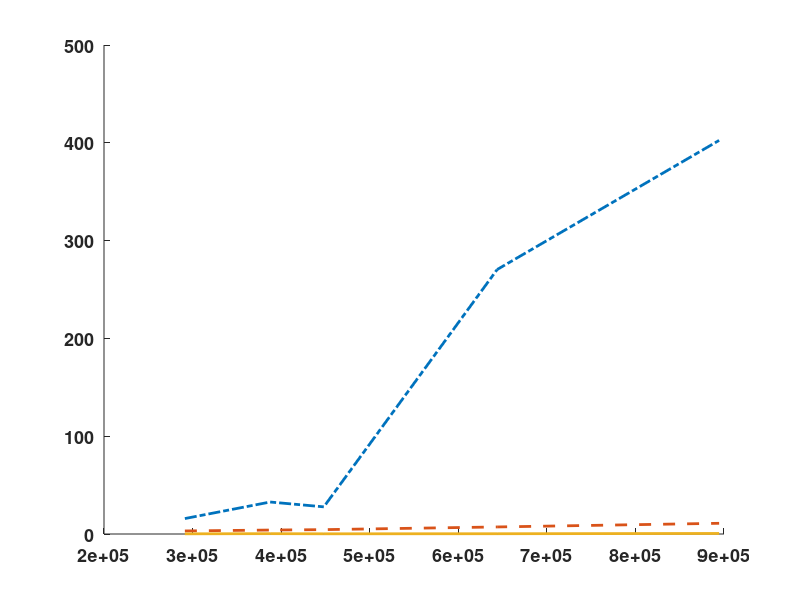

Recreate this plot in MATLAB.
close all; clear; clc;
% Sparse = [200, 400, 800, 1600, 3200, 6400, 12800, 25600, 51200, 102400, 204800, 409600, 819200, 1638400, 3276800];
% Graham = [0.257186, 0.256601, 0.279733, 0.260661, 0.265649, 0.270049, 0.274746, 0.301029, 0.549728, 1.544234, 5.754535, 22.35535, 143.625731, 732.884762, 3546.340372];
% Jose = [0.647673, 0.648937, 0.640673, 0.63693, 0.612792, 0.604245, 0.573890, 0.580336, 0.559144, 0.567513, 0.559967, 0.569032, 0.586535, 0.590869, 0.704262];
% Proposed = [0.9915946, 0.904185, 0.895455, 0.847581, 0.811349, 0.630080, 0.584441, 0.545996, 0.536761, 0.519304, 0.520105, 0.511880, 0.518517, 0.505778, 0.589504];
%%

%plot(Sparse, Graham, '-.', Sparse, Jose, '--', Sparse, Proposed);
% plot(Sparse, Jose, Sparse, Proposed);
% plot1 = plot(X1,YMatrix1,'Parent',axes1,'LineWidth',2);
% set(plot1(1),'LineStyle','-.','DisplayName','Graham');
% set(plot1(2),'LineStyle','--','DisplayName','Jose');
% set(plot1(3),'DisplayName','Proposed');
% title('Comparision of three algorithms');
% xlabel('Vaild points');
% ylabel('Runtime(s)');

%%
% --Animals runtime
%Pig, Reindeer, Polar, Bull, Camel, Bison, ElephantAsian, ElephantAfrican
% Count = [291302, 387599, 448164, 643854, 894501, 935459, 2275433, 3092452];
% Graham_RunTime = [15.790457, 32.702687, 27.761399, 270.399799, 402.460202, 958.438812, 2536.521452, 4004.466654];
% LiuBin_RunTime = [3.134264, 4.042839, 4.459322, 7.212662, 10.941801, 12.557851, 28.629290, 45.468596];
% Proposed_RunTime = [0.186168, 0.346781, 0.200522, 0.272846, 0.560248, 0.733160, 1.044102, 1.213468];
Count = [291302, 387599, 448164, 643854, 894501];
Graham_RunTime = [15.790457, 32.702687, 27.761399, 270.399799, 402.460202];
LiuBin_RunTime = [3.134264, 4.042839, 4.459322, 7.212662, 10.941801];
Proposed_RunTime = [0.186168, 0.346781, 0.200522, 0.272846, 0.560248];

figure;
set( gca, 'FontSize', 13, 'FontWeight', 'b' );
hold on;
plot(Count, Graham_RunTime, '-.', 'LineWidth', 2);
plot(Count, LiuBin_RunTime, '--','LineWidth', 2);
plot(Count, Proposed_RunTime, 'LineWidth', 2);

hold off;


